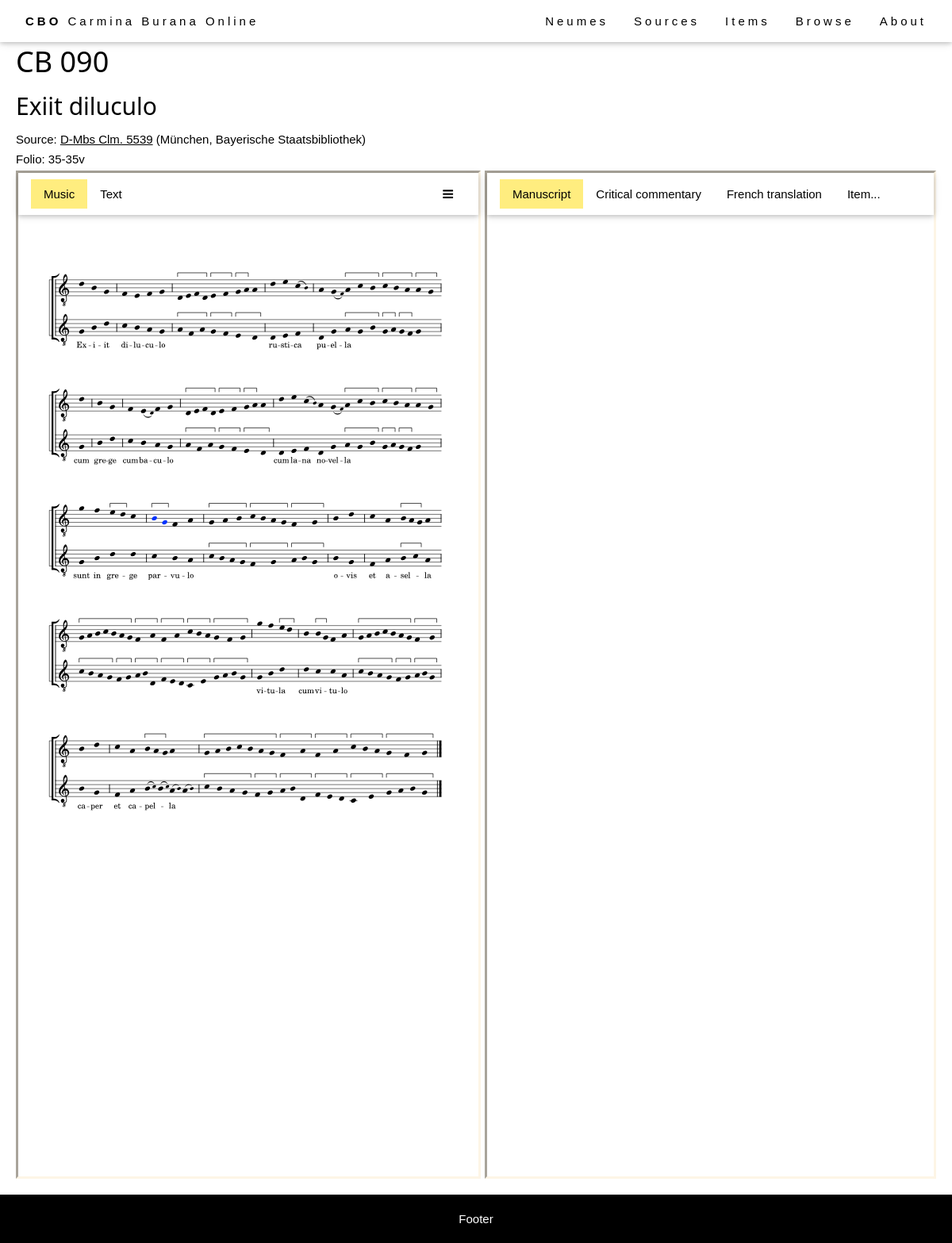
Page /browse/item/45 on the earlier database version.
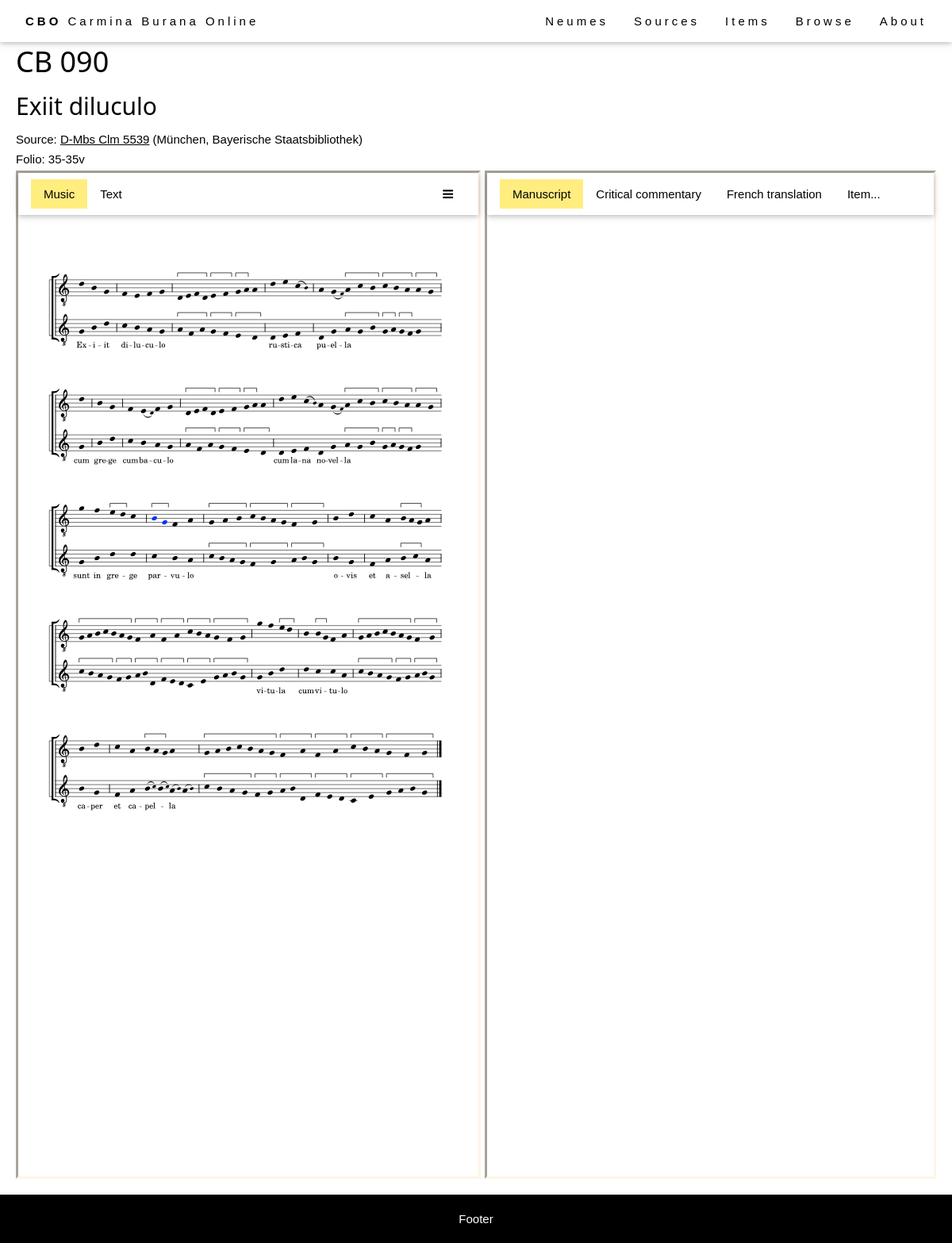
Same page on the later database version.
### browse/models.py (models this page shows, shortened)
class Item(models.Model):
    abstract_item = models.ForeignKey(AbstractItem, on_delete=models.PROTECT, null=True)
    source = models.ForeignKey(Source, on_delete=models.RESTRICT, null=True)
    foliation_start = models.CharField(max_length=64, help_text="First folio occupied by the item in the source.")
    foliation_end = models.CharField(max_length=64, help_text="Last folio occupied by the item in the source.")
    title = models.CharField(max_length=256, help_text="Title of the item (incipit).")
    language = models.ManyToManyField(Language)
    file = models.CharField(max_length=64, help_text="Filename (without extensions).", null=True)
    IIIF_canvas = models.CharField(max_length=256, help_text="IIIF canvas index of the item.", blank=True)
    alternative_img_link = models.CharField(max_length=1024, help_text="Alternative link for source images (if IIIF is not available).", blank=True)
    class Meta:
        ordering = [Length('abstract_item__cb_id'), 'abstract_item__cb_id']
    def foliation_str(self):
        if self.foliation_start == self.foliation_end:
            return self.foliation_start
        else:
            return self.foliation_start + "-" + self.foliation_end
    @property
    def is_translated(self):
        import os.path
        if os.path.isfile(staticfile_path('tei', self.file + '_PB.tei')):
            return True
        else:
            return False
    @property
    def is_svg_based(self):
        import os.path
        if os.path.isfile(staticfile_path('img', self.file + '.svg')):
            return True
        else:
            return False
    @property
    def svg_path(self):
        return 'img/' + self.file + ".svg"
    def transform(self, xsl_file, tei_file, indent=False, met=False):
        from lxml import etree, html
        xsl = etree.parse(staticfile_path('xsl', xsl_file))
        transform = etree.XSLT(xsl)
        xml = etree.parse(staticfile_path('tei', tei_file + '.tei'))
        if met:
            metify(xml)
        result = transform(xml)
        if indent:
            indentify(result)
        try:
            return lxml.html.tostring(result).decode('UTF-8')
        except:
            print("Error: not able to convert")
            return ''
    @property
    def formatted_transform(self):
        return self.transform('formatted.xsl', self.file, indent=True, met=True)
    @property
    def text_apparatus_transform(self):
        return self.transform('text-apparatus.xsl', self.file)

class AbstractItem(models.Model):
    cb_id = models.CharField(max_length=10, help_text="Number of the item.")
    theme = models.ManyToManyField(Theme)
    genre = models.ForeignKey(Genre, on_delete=models.SET_NULL, null=True)
    text_type = models.ManyToManyField(TextType, through="TextTypeSpecification")
    class Meta:
        ordering = [Length('cb_id'), 'cb_id']

class Source(models.Model):
    bib_id = models.CharField(max_length=128, unique=True, help_text="The source identifier.")
    nick_name = models.CharField(max_length=128, help_text="The source name.", blank=True)
    country = models.CharField(max_length=256, help_text="The source location (country).")
    location = models.CharField(max_length=256, help_text="The source location (institution).")
    century = models.CharField(max_length=256, help_text="The source century.", blank=True)
    notation = models.CharField(max_length=256, help_text="The source notation type (for musical notation only).", blank=True)
    url = models.CharField(max_length=512, help_text="External url to access the source images.", blank=True)
    concordances = models.TextField(help_text="Concordances with the Codex Buranus.", blank=True)
    notes = models.TextField(help_text="Additional notes on the source.", blank=True)
    IIIF_manifest = models.CharField(max_length=1024, help_text="URL of the IIIF manifest.", blank=True)
    class Meta:
        ordering = ['country', 'location', 'bib_id']
    def get_absolute_url(self):
        return reverse('source-detail', args=[str(self.id)])

### browse/views.py (the view)
# urls.py: path('item/<int:pk>', views.ItemDetailView.as_view(), name='item-detail'),
class ItemDetailView(generic.DetailView):
    model = Item
    template_name = 'item_detail.html'
    def get_context_data(self, **kwargs):
        context = super(ItemDetailView, self).get_context_data(**kwargs)
        context['other_items'] = Item.objects.all()
        return context

### browse/indentify.py (called while the page is built)
def indentify(tree):
	for poem in tree.findall(".//div[@data-type='poem']"):
		global_met = poem.get('data-met')
		for lg in poem.findall("./div[@data-type='strophe']"):
			if 'data-met' in lg.keys():
				met = lg.get('data-met')
			else:
				met = global_met
			parsed_met = parse(met)
			for (n, verse) in enumerate(lg.findall(".//div[@class='verse']")):
				verse.set('data-indent', str(parsed_met[n]))

### browse/metify.py (called while the page is built, shortened)
def metify(tree):
	for attr in ['met', 'rhyme']:
		poem_types = ['poem', 'sequence', 'leich']

### browse/models.py (called while the page is built)
def staticfile_path(folder, filename):
    import os.path
    return os.path.join(os.path.join(static_root, folder), filename)

### templates/item_detail.html (shortened to what this page needs)
{% extends "base_generic.html" %}
{% load static %}
{% block content %}
<link rel="stylesheet" href="{% static 'css/neumed-text.css' %}"/>
<link rel="stylesheet" href="https://cdnjs.cloudflare.com/ajax/libs/font-awesome/4.7.0/css/font-awesome.min.css">
<div style="padding: 20px; width: 100%;">
  <h1>CB {{ item.abstract_item.cb_id }}</h1>
  <h2>{{ item.title }}</h2>
  <p>Source: <a href="{{ item.source.get_absolute_url }}">{{ item.source.bib_id }}</a> ({{ item.source.location }})</p>
  <p>Folio: {{ item.foliation_str }}</p>
  <div style="display: flex;">
    <div class="cbo-border-inset cbo-border-sand flex-column" style="width: 50%;">
      {% include "item_core_view.html" with item=item %}
    </div>
    <div id="dragResizer" class="resizer"></div>
    <div class="cbo-border-inset cbo-border-sand" style="flex: 1;">
      <div class="tab cbo-white cbo-wide cbo-padding cbo-card right">
        <button id="defaultOpenRight" class="tablinks cbo-bar-item cbo-button activable" onclick="openRightTab(this, 'msImage')">Manuscript</button>
        <button class="tablinks cbo-bar-item cbo-button activable" onclick="openRightTab(this, 'commentary')">Critical commentary</button>
        <button class="tablinks cbo-bar-item cbo-button activable" onclick="openRightTab(this, 'translation')">French translation</button>
        <button id="itemsRight" class="tablinks cbo-bar-item cbo-button activable" onclick="openRightTab(this, 'itemRight')">Item...</button>
      </div>
      <div id="msImage" class="tabcontent right">
        {% if not item.source.IIIF_manifest %}
        Unable to display manuscript images due to copyright restrictions.
        <a target="_blank" href="{{ item.alternative_img_link }}"><i class="fa fa-arrow-right" style="margin-right: 5px;"></i>Open external website.</a>
        <!--<div style="width: 100%; height: 100%;">
          <embed style="width: 100%; height: 100%;" src="{{ item.alternative_img_link }}" />
        </div>-->
        {% else %}
        <div id="mirador" style="position: relative; width: 100%; height: 1000px;"></div>
        {% endif %}
      </div>
    </div>
  </div>
</div>
{% endblock %}

### templates/base_generic.html (shortened to what this page needs)
<!DOCTYPE html>
<html lang="en">
<head>
  {% block head %}
  {% load static %}
  <link rel="stylesheet" href="{% static 'css/style.css' %}"/>
  <link rel="stylesheet" href="{% static 'css/layout-generic.css' %}"/>
  {% endblock %}
</head>
<body>
<div class="page-container">
  {% block navbar %}
  <div class="cbo-top" style="z-index: 1200;">
    <div class="cbo-bar cbo-white cbo-wide cbo-padding cbo-card">
      <a href="{% url 'index' %}" class="cbo-bar-item cbo-button"><b>CBO</b> Carmina Burana Online</a>
      <div class="cbo-right cbo-hide-small">
        <a href="{% url 'neumes' %}" class="cbo-bar-item cbo-button">Neumes</a>
        <a href="{% url 'sources' %}" class="cbo-bar-item cbo-button">Sources</a>
        <a href="{% url 'items' %}" class="cbo-bar-item cbo-button">Items</a>
        <a href="{% url 'browse_item' %}" class="cbo-bar-item cbo-button">Browse</a>
        <a href="{% url 'about_index' %}" class="cbo-bar-item cbo-button">About</a>
      </div>
    </div>
  </div>
  {% endblock %}
  {% block header %}
  <header class="cbo-display-container cbo-content cbo-wide" style="max-width:1500px;" id="home">
    {% load static %}
  </header>
  {% endblock %}
  <main style="display: flex; flex: 1;">
    {% block content %}
    {% endblock %}
  </main>
  {% block footer %}
  <footer class="cbo-center cbo-black cbo-padding-16">
    <p>Footer</p>
  </footer>
  {% endblock %}
</div>
</body>
</html>

### templates/item_core_view.html (shortened to what this page needs)
{% load static %}
<div id="itemCoreView-{{ item.pk }}">
  {% if item.is_svg_based %}
  <div class="tab cbo-white cbo-wide cbo-padding cbo-card">
    <button id="openSvg-{{ item.pk }}" class="tablinks cbo-bar-item cbo-button activable">Music</button>
    <button id="openText-{{ item.pk }}" class="tablinks cbo-bar-item cbo-button activable">Text</button>
    <div class="dropdown" style="z-index: 1500;">
      <button id="dropBtn-{{ item.pk }}" class="cbo-bar-item cbo-button"><i style="pointer-events: none;" class="fa fa-bars"></i></button>
    </div>
  </div>
  <div id="svg-{{ item.pk }}" class="tabcontent">
    <img src="{% static item.svg_path %}" style="width: 100%;"/>
  </div>
  {% endif %}
</div>

### staticfiles/css/style.css (style rules this page uses)
html { -ms-text-size-adjust:100%;-webkit-text-size-adjust:100% }
body { margin:0 }
article,aside,details,figcaption,figure,footer,header,main,menu,nav,section { display:block }
a { background-color:transparent }
b,strong { font-weight:bolder }
img { border-style:none }
button,input,select,textarea,optgroup { font:inherit;margin:0 }
button,input { overflow:visible }
button,select { text-transform:none }
button,[type=button],[type=reset],[type=submit] { -webkit-appearance:button }
html,body { font-family:Verdana,sans-serif;font-size:15px;line-height:1.4 }
html { overflow-x:hidden }
h1 { font-size:36px }
h2 { font-size:30px }
h1,h2,h3,h4,h5,h6 { font-family:"Segoe UI",Arial,sans-serif;font-weight:400;margin:10px 0 }
.cbo-wide { letter-spacing:4px }
img { vertical-align:middle }
a { color:inherit }
.cbo-btn,.cbo-button { border:none;display:inline-block;padding:8px 16px;vertical-align:middle;overflow:hidden;text-decoration:none;color:inherit;background-color:inherit;text-align:center;cursor:pointer;white-space:nowrap }
.cbo-btn,.cbo-button { -webkit-touch-callout:none;-webkit-user-select:none;-khtml-user-select:none;-moz-user-select:none;-ms-user-select:none;user-select:none }
.cbo-tooltip,.cbo-display-container { position:relative }
.cbo-bar { width:100%;overflow:hidden }
.cbo-bar .cbo-bar-item { padding:8px 16px;float:left;width:auto;border:none;display:block;outline:0 }
.cbo-bar .cbo-button { white-space:normal }
.cbo-container:after,.cbo-container:before,.cbo-panel:after,.cbo-panel:before,.cbo-row:after,.cbo-row:before,.cbo-row-padding:after,.cbo-row-padding:before, .cbo-cell-row:before,.cbo-cell-row:after,.cbo-clear:after,.cbo-clear:before,.cbo-bar:before,.cbo-bar:after { content:"";display:table;clear:both }
.cbo-content,.cbo-auto { margin-left:auto;margin-right:auto }
.cbo-content { max-width:980px }
.cbo-top,.cbo-bottom { position:fixed;width:100%;z-index:1 }
.cbo-top { top:0 }
.cbo-card,.cbo-card-2 { box-shadow:0 2px 5px 0 rgba(0,0,0,0.16),0 2px 10px 0 rgba(0,0,0,0.12) }
.cbo-center { text-align:center!important }
.cbo-padding { padding:8px 16px!important }
.cbo-padding-16 { padding-top:16px!important;padding-bottom:16px!important }
.cbo-right { float:right!important }
.cbo-white,.cbo-hover-white:hover { color:#000!important;background-color:#fff!important }
.cbo-black,.cbo-hover-black:hover { color:#fff!important;background-color:#000!important }
.cbo-border-inset { border-style: inset; }
.cbo-border-sand,.cbo-hover-border-sand:hover { border-color:#fdf5e6!important }

### staticfiles/css/layout-generic.css (style rules this page uses)
.page-container { display: flex; flex-direction: column; min-height: 100vh; }
.flex-column { display: flex; flex-direction: column; }
.cbo-button { transition: 0.3s; }
.cbo-bar { box-sizing: border-box; }

### staticfiles/css/neumed-text.css (style rules this page uses)
p { margin-block-start: 4px; margin-block-end: 4px; }

### templates/item_detail.html (style rules this page uses)
.resizer { cursor: ew-resize; height: 1200px; width: 5px; }
.tab { box-sizing: border-box; display: inline-flex; width: 100%; }
.active { background-color: #ffed7f; }
.tabcontent { display: none; padding: 6px; height: 1200px; overflow-y: scroll; }
.dropdown { margin-left: auto; }

Differences in the rows shown:
changed through a linked row, Item "Exiit diluculo": source.bib_id "D-Mbs Clm. 5539" → "D-Mbs Clm 5539"
